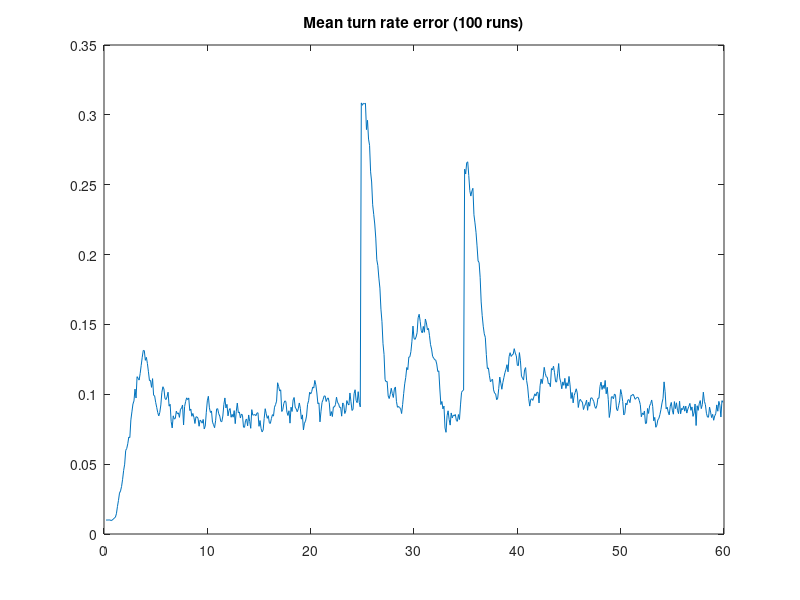

Reproduce this figure in MATLAB.
% EC 3310 Computer Assignment #5 Part1
% Alessio Grompone 02/03/2013
% Extended Kalman Filter
clear all
%DATA
nloops=100;
delta=0.1;    %sample time
nsamples=600; %number of samples
q2=4;         %plant noise square

S1p=[0;0];      %Sensor 1 position
sigma1r=100;    %standard deviation sensor 1 range
sigma1b=1*pi/180;   %standard deviation sensor 1 bearing
S1v=[sigma1r^2 0;0 sigma1b^2];  %covariance
S1=[sigma1r;sigma1b];

%Inital Conditions
xo=6000;
Vxo=100;
yo=8000;
Vyo=-173.2051;
%State Vector
xi=[xo;Vxo;yo;Vyo];
%Transition Matrix
F=[1,delta,0,0;0,1,0,0;0,0,1,delta;0,0,0,1];
%Measurement Matrix
H=[1,0,0,0;
    0,0,1,0];

Qko=(q2)*[(delta^3)/3,(delta^2)/2,0,0;
    (delta^2)/2,delta,0,0;
    0,0,(delta^3)/3,(delta^2)/2;
    0,0,(delta^2)/2,delta];

for kk=1:nloops, 
%initialize Matrixes
zout=[];   %measurements output
posout=[]; %true target position
error=[];  %distance errors
polar=[];
x=xi;
Pest=[];
Perror=[];
MaxEigs=[];
ChikV=[];
q2V=[];
q2VK=[];
home=[];
Rate=[];
homeerr=[];
for ii=1:nsamples,
 %%%%%%%%%%%%%%%%%%%%%%%%%%%%%%%%%%%%%%%%%%%%%%%%%%%%%%    
 %%%%%%%%%%%%%%%%%% True Trajectory %%%%%%%%%%%%%%%%%%%
 %%%%%%%%%%%%%%%%%%%%%%%%%%%%%%%%%%%%%%%%%%%%%%%%%%%%%%
Qk=(q2)*[(delta^3)/3,(delta^2)/2,0,0,0;
    (delta^2)/2,delta,0,0,0;
    0,0,(delta^3)/3,(delta^2)/2,0;
    0,0,(delta^2)/2,delta,0;
   
    0,0,0,0,(0.01)*delta];   % 
  % 0,0,0,0,(0.001)*delta];   % a  
  % 0,0,0,0,((0.0001))*delta]; % b

    a=-60; %yards/sec^2
    v=sqrt(x(2)^2+x(4)^2);
    ztrue=H*x;
    posout=[posout,ztrue];
    
    %% SENSOR 1
    range=sqrt((ztrue-S1p)'*(ztrue-S1p));
    bearing=atan2(ztrue(2)-S1p(2),ztrue(1)-S1p(1));
    polar=[range;bearing];    
    rrr=randn(size(S1));
    z=polar+rrr.*S1;%has measurements adding random error
    xpol=z(1)*cos(z(2));
    ypol=z(1)*sin(z(2));
    cartesian=[xpol;ypol]+S1p;%cartesian coordinates
    
    %collects the real position values in one matrix
    zout=[zout,cartesian];  %collects the measurement values in one matrix
    ztilde=abs(ztrue)-abs(cartesian); %error between real position and measured position
    error=[error,sqrt(ztilde'*ztilde)];%collects error values
    
    Fx=[cos(z(2)), -z(1)*sin(z(2));
        sin(z(2)),  z(1)*cos(z(2))];  
    Rk1=Fx*S1v*Fx';%Estimating covarinace in cartesian 

%%%%%%%%%%%%%%%%%%%%%%%%%%%%%%%%%%%%%%%%%%%%%%%%%%%%%%
%%%%%%%%%%%%%%% Extended Kalman FILTER %%%%%%%%%%%%%%%
%%%%%%%%%%%%%%%%%%%%%%%%%%%%%%%%%%%%%%%%%%%%%%%%%%%%%%

%%%%%%%%%%%%%%%%%%%%%%%%%%%%%%%%%%%%%%%%%%%%%%%%%%%%%%
M=[1 0 0 0;1/delta 0 -1/delta 0; 0 1 0 0; 0 1/delta 0 -1/delta];  
if ii==1 %momorization of first two measurements and R
    z1=cartesian;
    z2=cartesian;
    Rk11=Rk1;
    Rk12=Rk1;
elseif ii==2
    z1=z1;
    z2=cartesian;
    Rk11=Rk11;
    Rk12=Rk1;
else
    z1=z1;
    z2=z2;
    Rk11=Rk11;
    Rk12=Rk12;
end
if ii<3 %stop filter for the first two measurements
Pest=[];
Ptilde=0;
Perror=[];
MaxEig=0;
Xk1_k=[1 0 0 0; 1/delta 0 -1/delta 0; 0 1 0 0; 0 1/delta 0 -1/delta]*[z2;z1];
Pk1_k=10^10*eye(4);
Xk1_k(5)=0.01;
Pk1_k(5,5)=0.001;
else
if ii==3
Xk1_k=[1 0 0 0; 1/delta 0 -1/delta 0; 0 1 0 0; 0 1/delta 0 -1/delta]*[z2;z1];
Pk1_k=M*[Rk12 zeros(2,2); zeros(2,2) Rk11+H*inv(F)*Qko*(inv(F))'*H']*M';
Xk1_k(5)=0.01;
Pk1_k(5,5)=0.001;
end

Xxf=[Xk1_k(1)+((sin(Xk1_k(5)*delta))*Xk1_k(2))/Xk1_k(5)-((1-cos(Xk1_k(5)*delta))*Xk1_k(4))/Xk1_k(5);
        cos(Xk1_k(5)*delta)*Xk1_k(2)-sin(Xk1_k(5)*delta)*Xk1_k(4);
        ((1-cos(Xk1_k(5)*delta))*Xk1_k(2))/Xk1_k(5)+Xk1_k(3)+((sin(Xk1_k(5)*delta))*Xk1_k(4))/Xk1_k(5);
        sin(Xk1_k(5)*delta)*Xk1_k(2)+cos(Xk1_k(5)*delta)*Xk1_k(4);
        Xk1_k(5)];

fo1=(((Xk1_k(4)*(1-cos(Xk1_k(5)*delta)))+Xk1_k(5)*delta*(((cos(Xk1_k(5)*delta))*Xk1_k(2))-((sin(Xk1_k(5)*delta))*Xk1_k(4))))/(Xk1_k(5)^2))-(((sin(Xk1_k(5)*delta))*Xk1_k(2))/(Xk1_k(5)^2));
fo2=-delta*(Xk1_k(2)*sin(Xk1_k(5)*delta)+Xk1_k(4)*cos(Xk1_k(5)*delta));
fo3=(((Xk1_k(2)*(cos(Xk1_k(5)*delta)-1))+Xk1_k(5)*delta*(((cos(Xk1_k(5)*delta))*Xk1_k(4))+((sin(Xk1_k(5)*delta))*Xk1_k(2))))/(Xk1_k(5)^2))-(((sin(Xk1_k(5)*delta))*Xk1_k(4))/(Xk1_k(5)^2));
fo4=delta*(Xk1_k(2)*cos(Xk1_k(5)*delta)-Xk1_k(4)*sin(Xk1_k(5)*delta));

Ftt=[1     sin(Xk1_k(5)*delta)/Xk1_k(5)               0     -(2*(sin(Xk1_k(5)*delta/2))^2)/Xk1_k(5)    fo1;
     0     cos(Xk1_k(5)*delta)                  0     -sin(Xk1_k(5)*delta)                 fo2;
     0     (2*((sin(Xk1_k(5)*delta/2))^2))/Xk1_k(5)   1     (sin(Xk1_k(5)*delta))/Xk1_k(5)             fo3;
     0     sin(Xk1_k(5)*delta)                  0     cos(Xk1_k(5)*delta)                  fo4;
     0           0                        0            0                       1];
%Pk1_k=Ftt*Pk1_k*Ftt'+ Qk;%%%
%Measurement Update
sqx=(Xxf(1)^2)+(Xxf(3)^2);
Hk=[Xxf(1)/(sqrt(sqx)) 0 Xxf(3)/(sqrt(sqx)) 0 0;
    -Xxf(3)/sqx 0 Xxf(1)/sqx 0 0];

Kk1=Pk1_k*Hk'*inv(Hk*Pk1_k*Hk' + S1v); 
Ztk1=z-[sqrt(sqx);atan2(Xxf(3),Xxf(1))]; 
%chi square shift trigger
% Chik=Ztk1'*inv(Hk*Pk1_k*Hk' + S1v)*Ztk1;
% ChikV=[ChikV,Chik];
% 
% % chis=abs(2*pi*(Hk*Pk1_k*Hk' + S1v))^(-0.5)*expm(-0.5*(Ztk1'*inv(Hk*Pk1_k*Hk' + S1v)*Ztk1));
% if Chik>=10.6
%     q2=1000;
% elseif Chik<=1.5
%     q2=1;
% else
%     q2=q2;
% end

%Correction 
Xk1_k1=Xxf + Kk1*(Ztk1);
Pk1_k1=(eye(5)-Kk1*Hk)*Pk1_k*(eye(5)-Kk1*Hk)' + Kk1*S1v*Kk1';
Pestoutkf=[Xk1_k1(1);Xk1_k1(3)];
Pest=[Pest,Pestoutkf];
Ptildekf=ztrue-Pestoutkf; %error between real position and measured position
Perror=[Perror,sqrt(Ptildekf'*Ptildekf)];%collects error values
MaxEig=sqrt(eigs(Pk1_k1,1));
if ii<11
MaxEigs=[MaxEig];
Perror2=[sqrt(Ptildekf'*Ptildekf)];
else
MaxEigs=[MaxEigs;MaxEig]; 
Perror2=[Perror2,sqrt(Ptildekf'*Ptildekf)];
end
if ii<250
    x=F*x;
    Rat=0;
elseif ii<350
    hom=(a/v);
    A=[0 1 0 0; 0 0 0 -hom; 0 0 0 1; 0 hom 0 0];
    Ft=expm(A*delta);
    x=Ft*x;
    Rat=hom;
else
    x=F*x;
    Rat=0;
end
  %Reset estimate & cov for the next cycle
%Xk1_k = Ftt*Xk1_k1;
Xk1_k = Xk1_k1;
Pk1_k=Ftt*Pk1_k1*Ftt'+ Qk;
%Pk1_k=Pk1_k1;
home=[home,Xk1_k(5)];
homeerr=[homeerr,abs(Xk1_k(5)-Rat)];
Rate=[Rate,Rat];
end % if statement for two measurement initialization
end

if kk==1
    merror=error;
    zoutmean=zout;
    mXest=Pest;
    Pmerror=Perror;
    mMaxEigs=MaxEigs;
    Pmerror2=Perror2; 
    Omega=home;
    homeerrV=homeerr;
else
    merror=merror+error;
    zoutmean=zoutmean+zout;  
    mXest=mXest+Pest;
    Pmerror=Pmerror+Perror;
    mMaxEigs=mMaxEigs+MaxEigs;
    Pmerror2=Pmerror2+Perror2; 
    Omega=Omega+home;
    homeerrV=homeerrV+homeerr;
end
end

merror=merror/nloops;
zoutmean=zoutmean/nloops;
mXest=mXest/nloops;
Pmerror=Pmerror/nloops;
mMaxEigs=mMaxEigs/nloops;
Pmerror2=Pmerror2/nloops;
Omega=Omega/nloops;
homeerrV=homeerrV/nloops;

%plot1 Target motion with mean noise measurements
plot(posout(1,:),posout(2,:),'-',zoutmean(1,:),zoutmean(2,:),'-');
title('Target Motion and Mean Measurement Trajectory');
pause;

%plot2 Target motion with Mean Track Trajectory
plot(posout(1,:),posout(2,:),'-',mXest(1,:),mXest(2,:),'-');
title('Target Motion and Mean Track Trajectory');
pause;

%Distance errors between Mean Track Trajectory and measurements
time=[1:max(size(error))]*delta-delta;
plot(time,merror,'-');
hold
time=[1:max(size(Perror))]*delta-delta;
plot(time+0.2,Pmerror,'-','Color','red');
title('Mean Measurements Errors and Mean track position errors vs Time (100 runs)');
pause;
hold off

%Distance errors between Mean Track Trajectory and Max Eigenvalues
time=(1:max(size(MaxEigs)))*delta-delta;
plot(time,mMaxEigs,'-');
hold
plot(time,Pmerror2,'-','Color','red');
title('Maximum Eigenvalues Errors vs Mean Tracking Errors (100 runs)');
pause;
hold off
close all

%Mean estimated turnrate and real turnrate
time=(1:max(size(Omega)))*delta-delta;
plot(time+0.2,Omega,'-');
hold
time=(1:max(size(Rate)))*delta-delta;
plot(time,Rate,'-','Color','red');
title('Mean estimated turnrate and real turnrate (100 runs)');
pause;
hold off
close all

%Mean estimated turnrate error
time=(1:max(size(homeerrV)))*delta-delta;
plot(time+0.2,homeerrV,'-');
title('Mean turn rate error (100 runs)');
pause;
hold off
close all